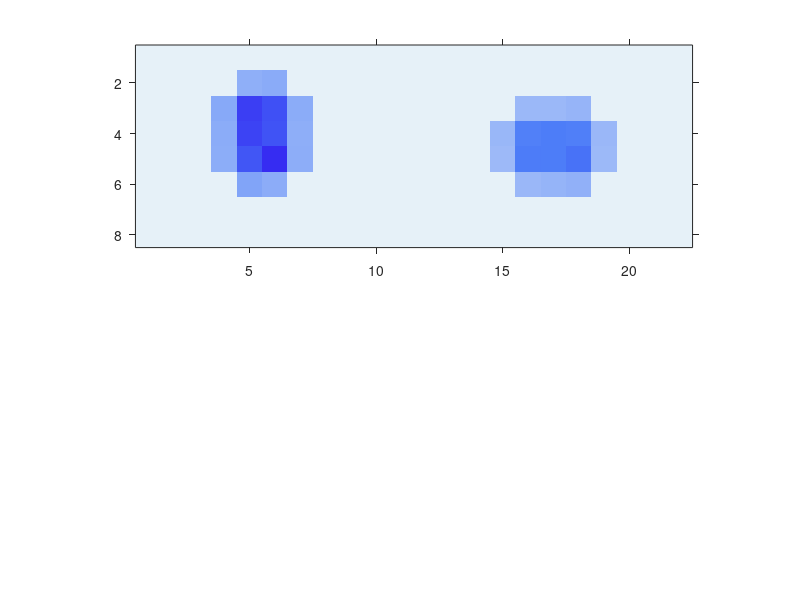

The MATLAB script that drew this image: (Note: this script raises an error after producing the figure.)
clc;clear;close all
x_num1=22;y_num1=8;
rec_num=35;
src_num1=x_num1*y_num1;
da1=load("multi_test_mod_f1.txt");
A1=da1(:,1);
t1=da1(:,2);
d1=da1(:,3);
% t1(A1==0)=0;
da1=load("multi_inv_mod_f1.txt");
A_init1=da1(:,1);
t_init1=da1(:,2);
d_init1=da1(:,3);
% t_init1(A_init1<0.1)=0;

x_num2=14;y_num2=6;
src_num2=x_num2*y_num2;
da2=load("multi_test_mod_f2.txt");
A2=da2(:,1);
t2=da2(:,2);
d2=da2(:,3);
% t2(A2==0)=0;
da2=load("multi_inv_mod_f2.txt");
A_init2=da2(:,1);
t_init2=da2(:,2);
d_init2=da2(:,3);
% t_init2(A_init2<0.1)=0;


fs=13;
load c1.mat
load c3.mat
%subfigure a--------------------------------------------------------------
a1=reshape(A1,[x_num1,y_num1]);
a1=fliplr(a1);
a2=reshape(A2,[x_num2,y_num2]);
a2=fliplr(a2);
figure
subplot(2,1,1)
colormap(c3)
imagesc(a1');
set(gca,'TickDir','out')
axis equal
xlim([0.5 x_num1+0.5])
ylim([0.5 y_num1+0.5])
clim([0 10]);
ax = gca; 
ax.XAxisLocation = 'top'; 
ax.FontSize=fs;
ax.FontName='Arial';
ax.FontWeight="bold";
ax.XAxis.MinorTick = 'on';
ax.YAxis.MinorTick = 'on';
xlabel("Distance along strike of Fault-1 (km)",'FontSize',fs,"fontweight",'bold','FontName','Arial')
ax.XAxis.MinorTickValues = 0.5:1:22.5;
xticks([0.5,5.5, 10.5, 15.5, 20.5]);
xticklabels({'0','25', '50', '75', '100'});
ylabel("Depth (km)",'FontSize',fs,"fontweight",'bold','FontName','Arial')
yticks([2.3475,4.6569,6.9663]);
yticklabels({'10','20','30'});
sub_fault_mid=zeros(src_num1,2);
sub_fault_length=zeros(src_num1,2);
k=1;
for i=1:y_num1
    for j=1:x_num1
    sub_fault_mid(k,1)=j;
    sub_fault_mid(k,2)=y_num1-i+1;
    sub_fault_length(k,1)=A1(k)*cos(d1(k)*pi/180);
    sub_fault_length(k,2)=-A1(k)*sin(d1(k)*pi/180);
    k=k+1;
    end
end
hold on
set(gca, 'box', 'off');
XL = get(gca,'xlim'); XR = XL(2);
YL = get(gca,'ylim'); YT = YL(2);
plot(XL,YT*ones(size(XL)),'k','linewidth',0.5)
hold on
plot(XR*ones(size(YL)),YL,'k','linewidth',0.5)
hold on
quiver(sub_fault_mid(:,1),sub_fault_mid(:,2),sub_fault_length(:,1),sub_fault_length(:,2),0.8,'k')

subplot(2,1,2)
colormap(c3)
imagesc(a2')
set(gca,'TickDir','out')
axis equal
xlim([0.5 x_num2+0.5])
ylim([0.5 y_num2+0.5])
pbaspect([1 1 1]);
clim([0 10]);
ax = gca; 
ax.FontSize=fs;
ax.FontName='Arial';
ax.FontWeight="bold";
ax.XAxis.MinorTick = 'on';
ax.YAxis.MinorTick = 'on';
ax.XAxis.MinorTickValues = 0.5:1.4:14.5;
% xlabel("Distance along strike of Fault-2 (km)",'FontSize',fs,"fontweight",'bold','FontName','Arial','Position',[8.657486990680846,8.084094456978676,1])
xticks([0.5,7.5, 14.5]);
xticklabels({'0','35','70'});
ylabel("Depth (km)",'FontSize',fs,"fontweight",'bold','FontName','Arial')
yticks([2.5887,5.1995]);
yticklabels({'10','20'});
sub_fault_mid=zeros(src_num2,2);
sub_fault_length=zeros(src_num2,2);
k=1;
for i=1:y_num2
    for j=1:x_num2
    sub_fault_mid(k,1)=j;
    sub_fault_mid(k,2)=y_num2-i+1;
    sub_fault_length(k,1)=A2(k)*cos(d2(k)*pi/180);
    sub_fault_length(k,2)=-A2(k)*sin(d2(k)*pi/180);
    k=k+1;
    end
end
hold on
set(gca, 'box', 'off');
XL = get(gca,'xlim'); XR = XL(2);
YL = get(gca,'ylim'); YT = YL(1);
plot(XL,YT*ones(size(XL)),'k','linewidth',0.5)
hold on
plot(XR*ones(size(YL)),YL,'k','linewidth',0.5)
hold on
quiver(sub_fault_mid(:,1),sub_fault_mid(:,2),sub_fault_length(:,1),sub_fault_length(:,2),0.8*70/110,'k')
set(gca, 'Position', [0.215178571428571,0.307993197278912,0.452678571428571,0.258673469387755]); 
% exportgraphics(gcf, 'C:\Users\yuqinhua\Desktop\反演绘图\pic\mod2_a1.png', 'Resolution', 900);

%subfigure b--------------------------------------------------------------
a1=reshape(A_init1,[x_num1,y_num1]);
a1=fliplr(a1);
a2=reshape(A_init2,[x_num2,y_num2]);
a2=fliplr(a2);
figure
subplot(2,1,1)
colormap(c3)
imagesc(a1');
set(gca,'TickDir','out')
axis equal
xlim([0.5 x_num1+0.5])
ylim([0.5 y_num1+0.5])
clim([0 10]);
ax = gca; 
ax.XAxisLocation = 'top'; 
ax.FontSize=fs;
ax.FontName='Arial';
ax.FontWeight="bold";
ax.XAxis.MinorTick = 'on';
ax.YAxis.MinorTick = 'on';
ax.XAxis.MinorTickValues = 0.5:1:22.5;
% xlabel("Distance along strike of Fault-1 (km)",'FontSize',fs,"fontweight",'bold','FontName','Arial')
xticks([0.5,5.5, 10.5, 15.5, 20.5]);
xticklabels({'0','25', '50', '75', '100'});
ylabel("Depth (km)",'FontSize',fs,"fontweight",'bold','FontName','Arial')
yticks([2.3475,4.6569,6.9663]);
yticklabels({'10','20','30'});
sub_fault_mid=zeros(src_num1,2);
sub_fault_length=zeros(src_num1,2);
k=1;
for i=1:y_num1
    for j=1:x_num1
    sub_fault_mid(k,1)=j;
    sub_fault_mid(k,2)=y_num1-i+1;
    sub_fault_length(k,1)=A_init1(k)*cos(d_init1(k)*pi/180);
    sub_fault_length(k,2)=-A_init1(k)*sin(d_init1(k)*pi/180);
    k=k+1;
    end
end
hold on
set(gca, 'box', 'off');
XL = get(gca,'xlim'); XR = XL(2);
YL = get(gca,'ylim'); YT = YL(2);
plot(XL,YT*ones(size(XL)),'k','linewidth',0.5)
hold on
plot(XR*ones(size(YL)),YL,'k','linewidth',0.5)
hold on
quiver(sub_fault_mid(:,1),sub_fault_mid(:,2),sub_fault_length(:,1),sub_fault_length(:,2),0.8,'k')

subplot(2,1,2)
colormap(c3)
imagesc(a2')
set(gca,'TickDir','out')
axis equal
xlim([0.5 x_num2+0.5])
ylim([0.5 y_num2+0.5])
pbaspect([1 1 1]);
clim([0 10]);
ax = gca; 
ax.FontSize=fs;
ax.FontName='Arial';
ax.FontWeight="bold";
ax.XAxis.MinorTick = 'on';
ax.YAxis.MinorTick = 'on';
ax.XAxis.MinorTickValues = 0.5:1.4:14.5;
xlabel("Distance along strike of Fault-2 (km)",'FontSize',fs,"fontweight",'bold','FontName','Arial','Position',[8.657486990680846,8.084094456978676,1])
xticks([0.5,7.5, 14.5]);
xticklabels({'0','35','70'});
ylabel("Depth (km)",'FontSize',fs,"fontweight",'bold','FontName','Arial')
yticks([2.5887,5.1995]);
yticklabels({'10','20'});
c = colorbar;
c.Location='southoutside';
% c.Title.Rotation = -90;
c.Title.String = 'Strength coefficient';
c.Title.FontSize = fs;
c.Title.FontWeight = 'bold';
c.Position = [0.217857142857143,0.121428571428572,0.601785714285714,0.03853471120346];
c.Title.Position=[129.0000000000001,-32.831565970910255,0];
sub_fault_mid=zeros(src_num2,2);
sub_fault_length=zeros(src_num2,2);
k=1;
for i=1:y_num2
    for j=1:x_num2
    sub_fault_mid(k,1)=j;
    sub_fault_mid(k,2)=y_num2-i+1;
    sub_fault_length(k,1)=A_init2(k)*cos(d_init2(k)*pi/180);
    sub_fault_length(k,2)=-A_init2(k)*sin(d_init2(k)*pi/180);
    k=k+1;
    end
end
hold on
set(gca, 'box', 'off');
XL = get(gca,'xlim'); XR = XL(2);
YL = get(gca,'ylim'); YT = YL(1);
plot(XL,YT*ones(size(XL)),'k','linewidth',0.5)
hold on
plot(XR*ones(size(YL)),YL,'k','linewidth',0.5)
hold on
quiver(sub_fault_mid(:,1),sub_fault_mid(:,2),sub_fault_length(:,1),sub_fault_length(:,2),0.8*70/110,'k')
set(gca, 'Position', [0.215178571428571,0.307993197278912,0.452678571428571,0.258673469387755]); 
% exportgraphics(gcf, 'C:\Users\yuqinhua\Desktop\反演绘图\pic\mod2_a2.png', 'Resolution', 900);

%subfigure c--------------------------------------------------------------
a1=reshape(t1,[x_num1,y_num1]);
a1=fliplr(a1);
a2=reshape(t2,[x_num2,y_num2]);
a2=fliplr(a2);
figure
subplot(2,1,1)
colormap(c1)
imagesc(a1');
set(gca,'TickDir','out')
axis equal
xlim([0.5 x_num1+0.5])
ylim([0.5 y_num1+0.5])
clim([0 130]);
ax = gca; 
ax.XAxisLocation = 'top'; 
ax.FontSize=fs;
ax.FontName='Arial';
ax.FontWeight="bold";
ax.XAxis.MinorTick = 'on';
ax.YAxis.MinorTick = 'on';
xlabel("Distance along strike of Fault-1 (km)",'FontSize',fs,"fontweight",'bold','FontName','Arial')
ax.XAxis.MinorTickValues = 0.5:1:22.5;
xticks([0.5,5.5, 10.5, 15.5, 20.5]);
xticklabels({'0','25', '50', '75', '100'});
ylabel("Depth (km)",'FontSize',fs,"fontweight",'bold','FontName','Arial')
yticks([2.3475,4.6569,6.9663]);
yticklabels({'10','20','30'});
hold on
set(gca, 'box', 'off');
XL = get(gca,'xlim'); XR = XL(2);
YL = get(gca,'ylim'); YT = YL(2);
plot(XL,YT*ones(size(XL)),'k','linewidth',0.5)
hold on
plot(XR*ones(size(YL)),YL,'k','linewidth',0.5)


subplot(2,1,2)
colormap(c1)
imagesc(a2')
set(gca,'TickDir','out')
axis equal
xlim([0.5 x_num2+0.5])
ylim([0.5 y_num2+0.5])
pbaspect([1 1 1]);
clim([0 130]);
ax = gca; 
ax.FontSize=fs;
ax.FontName='Arial';
ax.FontWeight="bold";
ax.XAxis.MinorTick = 'on';
ax.YAxis.MinorTick = 'on';
ax.XAxis.MinorTickValues = 0.5:1.4:14.5;
xlabel("Distance along strike of Fault-2 (km)",'FontSize',fs,"fontweight",'bold','FontName','Arial','Position',[8.657486990680846,8.084094456978676,1])
xticks([0.5,7.5, 14.5]);
xticklabels({'0','35','70'});
ylabel("Depth (km)",'FontSize',fs,"fontweight",'bold','FontName','Arial')
yticks([2.5887,5.1995]);
yticklabels({'10','20'});
hold on
set(gca, 'box', 'off');
XL = get(gca,'xlim'); XR = XL(2);
YL = get(gca,'ylim'); YT = YL(1);
plot(XL,YT*ones(size(XL)),'k','linewidth',0.5)
hold on
plot(XR*ones(size(YL)),YL,'k','linewidth',0.5)
set(gca, 'Position', [0.215178571428571,0.307993197278912,0.452678571428571,0.258673469387755]); 
% exportgraphics(gcf, 'C:\Users\yuqinhua\Desktop\反演绘图\pic\mod2_t1.png', 'Resolution', 900);

%subfigure d--------------------------------------------------------------
a1=reshape(t_init1,[x_num1,y_num1]);
a1=fliplr(a1);
a2=reshape(t_init2,[x_num2,y_num2]);
a2=fliplr(a2);
figure
subplot(2,1,1)
colormap(c1)
imagesc(a1');
set(gca,'TickDir','out')
axis equal
xlim([0.5 x_num1+0.5])
ylim([0.5 y_num1+0.5])
clim([0 130]);
ax = gca; 
ax.XAxisLocation = 'top'; 
ax.FontSize=fs;
ax.FontName='Arial';
ax.FontWeight="bold";
ax.XAxis.MinorTick = 'on';
ax.YAxis.MinorTick = 'on';
ax.XAxis.MinorTickValues = 0.5:1:22.5;
xlabel("Distance along strike of Fault-1 (km)",'FontSize',fs,"fontweight",'bold','FontName','Arial')
xticks([0.5,5.5, 10.5, 15.5, 20.5]);
xticklabels({'0','25', '50', '75', '100'});
ylabel("Depth (km)",'FontSize',fs,"fontweight",'bold','FontName','Arial')
yticks([2.3475,4.6569,6.9663]);
yticklabels({'10','20','30'});
c = colorbar;
c.Location='southoutside';
c.Title.String = 'Time difference (s)';
c.Title.FontSize = fs;
c.Title.FontWeight = 'bold';
c.Position = [0.217857142857143,0.121428571428572,0.601785714285714,0.03853471120346];
c.Title.Position=[129.0000000000001,-32.831565970910255,0];
hold on
set(gca, 'box', 'off');
XL = get(gca,'xlim'); XR = XL(2);
YL = get(gca,'ylim'); YT = YL(2);
plot(XL,YT*ones(size(XL)),'k','linewidth',0.5)
hold on
plot(XR*ones(size(YL)),YL,'k','linewidth',0.5)

subplot(2,1,2)
colormap(c1)
imagesc(a2')
set(gca,'TickDir','out')
axis equal
xlim([0.5 x_num2+0.5])
ylim([0.5 y_num2+0.5])
pbaspect([1 1 1]);
clim([0 130]);
ax = gca; 
ax.FontSize=fs;
ax.FontName='Arial';
ax.FontWeight="bold";
ax.XAxis.MinorTick = 'on';
ax.YAxis.MinorTick = 'on';
ax.XAxis.MinorTickValues = 0.5:1.4:14.5;
xlabel("Distance along strike of Fault-2 (km)",'FontSize',fs,"fontweight",'bold','FontName','Arial','Position',[8.657486990680846,8.084094456978676,1])
xticks([0.5,7.5, 14.5]);
xticklabels({'0','35','70'});
ylabel("Depth (km)",'FontSize',fs,"fontweight",'bold','FontName','Arial')
yticks([2.5887,5.1995]);
yticklabels({'10','20'});
hold on
set(gca, 'box', 'off');
XL = get(gca,'xlim'); XR = XL(2);
YL = get(gca,'ylim'); YT = YL(1);
plot(XL,YT*ones(size(XL)),'k','linewidth',0.5)
hold on
plot(XR*ones(size(YL)),YL,'k','linewidth',0.5)
set(gca, 'Position', [0.215178571428571,0.307993197278912,0.452678571428571,0.258673469387755]); 
% exportgraphics(gcf, 'C:\Users\yuqinhua\Desktop\反演绘图\pic\mod2_t2.png', 'Resolution', 900);


% b_init=load("sph_1_result/field_true.field");
% b_fed=load("sph_1_result/step900.field");
% for i=1:rec_num
%     figure
%     subplot(3,1,1)
%     plot(t_all,b_init(:,1+3*(i-1)),t_all,b_fed(:,1+3*(i-1)))
%     subplot(3,1,2)
%     plot(t_all,b_init(:,2+3*(i-1)),t_all,b_fed(:,2+3*(i-1)))
%     subplot(3,1,3)
%     plot(t_all,b_init(:,3*i),t_all,b_fed(:,3*i))
% end

function b_fed=interp_2d(fed,t,A,d,t_all,t_sgl)
b_fed=zeros(length(t_all),size(fed,2));
for i=1:size(fed,3)
    x=t(i)+t_sgl;
    y=1:size(fed,2);
    F = griddedInterpolant({x,y},fed(:,:,i,d(i)));
    xq=t_all;
    yq=y;
    vq = F({xq,yq});
    vq(t_all<t(i),:)=0;
    vq(t_all>t(i)+t_sgl(end),:)=0;
    b_fed=b_fed+A(i)*vq;
end
end

